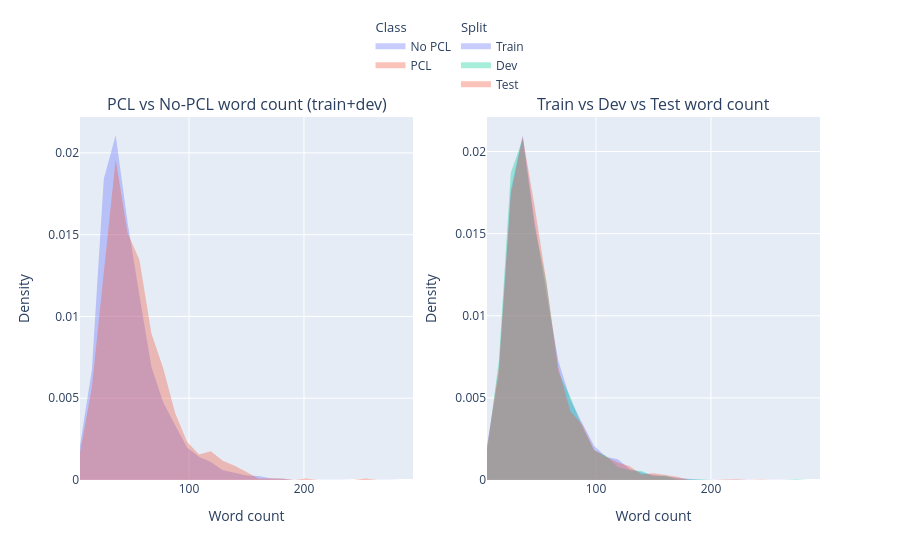

Notebook code cell kept with this figure:
### Code cell
def plot_token_count_histograms(train_df, dev_df, test_df):
    train_df = train_df.copy()
    dev_df   = dev_df.copy()
    test_df  = test_df.copy()

    train_df["word_count"] = train_df["text"].str.split().str.len()
    dev_df["word_count"]   = dev_df["text"].str.split().str.len()
    test_df["word_count"]  = test_df["text"].str.split().str.len()

    train_pcl    = train_df[train_df["binary_label"] == 1]["word_count"].values
    train_no_pcl = train_df[train_df["binary_label"] == 0]["word_count"].values
    dev_pcl      = dev_df[dev_df["binary_label"] == 1]["word_count"].values
    dev_no_pcl   = dev_df[dev_df["binary_label"] == 0]["word_count"].values

    bins = np.linspace(0, 300, 30)

    def hist_vals(data, bins):
        counts, edges = np.histogram(data, bins=bins, density=True)
        x = (edges[:-1] + edges[1:]) / 2
        return x, counts

    c_pcl,    h_pcl    = hist_vals(np.concatenate([train_pcl, dev_pcl]), bins)
    c_no_pcl, h_no_pcl = hist_vals(np.concatenate([train_no_pcl, dev_no_pcl]), bins)
    c_train_all,    h_train_all    = hist_vals(np.concatenate([train_pcl, train_no_pcl]), bins)
    c_dev_all,      h_dev_all      = hist_vals(np.concatenate([dev_pcl,   dev_no_pcl]),   bins)
    c_test_all,     h_test_all     = hist_vals(test_df["word_count"].values, bins)

    fig = make_subplots(rows=1, cols=2, subplot_titles=[
        "PCL vs No-PCL word count (train+dev)",
        "Train vs Dev vs Test word count"
    ])

    # Panel 1
    fig.add_trace(go.Scatter(x=c_no_pcl, y=h_no_pcl, name="No PCL",
                             mode="none", fill="tozeroy",
                             fillcolor="rgba(99,110,250,0.35)",
                             legendgroup="panel1", legendgrouptitle_text="Class"),
                  row=1, col=1)
    fig.add_trace(go.Scatter(x=c_pcl,    y=h_pcl,    name="PCL",
                             mode="none", fill="tozeroy",
                             fillcolor="rgba(239,85,59,0.35)",
                             legendgroup="panel1"),
                  row=1, col=1)

    # Panel 2
    fig.add_trace(go.Scatter(x=c_train_all, y=h_train_all, name="Train",
                             mode="none", fill="tozeroy",
                             fillcolor="rgba(99,110,250,0.35)",
                             legendgroup="panel2", legendgrouptitle_text="Split"),
                  row=1, col=2)
    fig.add_trace(go.Scatter(x=c_dev_all,   y=h_dev_all,   name="Dev",
                             mode="none", fill="tozeroy",
                             fillcolor="rgba(0,204,150,0.35)",
                             legendgroup="panel2"),
                  row=1, col=2)
    fig.add_trace(go.Scatter(x=c_test_all,  y=h_test_all,  name="Test",
                             mode="none", fill="tozeroy",
                             fillcolor="rgba(239,85,59,0.35)",
                             legendgroup="panel2"),
                  row=1, col=2)


    fig.update_layout(
        barmode="overlay",
        legend=dict(orientation="h", yanchor="bottom", y=1.05, xanchor="center", x=0.5),
    )
    fig.update_xaxes(title_text="Word count")
    fig.update_yaxes(title_text="Density", row=1, col=1)
    fig.update_yaxes(title_text="Density", row=1, col=2)

    fig.show()


plot_token_count_histograms(train_df, dev_df, test_df)

### Figure 1 — Plotly figure (JSON) as saved in the notebook; plotly's stock layout.template omitted (floating-point values rounded to 4 significant figures)
{"data": [{"fill": "tozeroy", "fillcolor": "rgba(99,110,250,0.35)", "legendgroup": "panel1", "legendgrouptitle": {"text": "Class"}, "mode": "none", "name": "No PCL", "type": "scatter", "x": [5.172, 15.52, 25.86, 36.21, 46.55, 56.9, 67.24, 77.59, 87.93, 98.28, 108.6, 119.0, 129.3, 139.7, 150.0, 160.3, 170.7, 181.0, 191.4, 201.7, 212.1, 222.4, 232.8, 243.1, 253.4, 263.8, 274.1, 284.5, 294.8], "xaxis": "x", "y": [0.002092, 0.006746, 0.01841, 0.02108, 0.01574, 0.01127, 0.00693, 0.004735, 0.003347, 0.00199, 0.001419, 0.001102, 0.0006021, 0.0004388, 0.0002755, 0.0002449, 0.0001021, 7.144e-05, 2.041e-05, 0.0, 1.021e-05, 1.021e-05, 1.021e-05, 0.0, 0.0, 1.021e-05, 1.021e-05, 0.0, 0.0], "yaxis": "y"}, {"fill": "tozeroy", "fillcolor": "rgba(239,85,59,0.35)", "legendgroup": "panel1", "mode": "none", "name": "PCL", "type": "scatter", "x": [5.172, 15.52, 25.86, 36.21, 46.55, 56.9, 67.24, 77.59, 87.93, 98.28, 108.6, 119.0, 129.3, 139.7, 150.0, 160.3, 170.7, 181.0, 191.4, 201.7, 212.1, 222.4, 232.8, 243.1, 253.4, 263.8, 274.1, 284.5, 294.8], "xaxis": "x", "y": [0.001657, 0.005652, 0.01267, 0.01959, 0.0151, 0.01345, 0.008965, 0.006821, 0.004093, 0.002339, 0.001559, 0.001754, 0.001169, 0.000877, 0.0004872, 9.745e-05, 9.745e-05, 9.745e-05, 0.0, 9.745e-05, 0.0, 0.0, 0.0, 0.0, 9.745e-05, 0.0, 0.0, 0.0, 0.0], "yaxis": "y"}, {"fill": "tozeroy", "fillcolor": "rgba(99,110,250,0.35)", "legendgroup": "panel2", "legendgrouptitle": {"text": "Split"}, "mode": "none", "name": "Train", "type": "scatter", "x": [5.172, 15.52, 25.86, 36.21, 46.55, 56.9, 67.24, 77.59, 87.93, 98.28, 108.6, 119.0, 129.3, 139.7, 150.0, 160.3, 170.7, 181.0, 191.4, 201.7, 212.1, 222.4, 232.8, 243.1, 253.4, 263.8, 274.1, 284.5, 294.8], "xaxis": "x2", "y": [0.002125, 0.006478, 0.01766, 0.02099, 0.01575, 0.01134, 0.007264, 0.004896, 0.003464, 0.002079, 0.00142, 0.001259, 0.0006698, 0.0004619, 0.0003118, 0.0002194, 0.0001155, 8.083e-05, 1.155e-05, 1.155e-05, 1.155e-05, 1.155e-05, 1.155e-05, 0.0, 1.155e-05, 1.155e-05, 0.0, 0.0, 0.0], "yaxis": "y2"}, {"fill": "tozeroy", "fillcolor": "rgba(0,204,150,0.35)", "legendgroup": "panel2", "mode": "none", "name": "Dev", "type": "scatter", "x": [5.172, 15.52, 25.86, 36.21, 46.55, 56.9, 67.24, 77.59, 87.93, 98.28, 108.6, 119.0, 129.3, 139.7, 150.0, 160.3, 170.7, 181.0, 191.4, 201.7, 212.1, 222.4, 232.8, 243.1, 253.4, 263.8, 274.1, 284.5, 294.8], "xaxis": "x2", "y": [0.001755, 0.007297, 0.01871, 0.02074, 0.01538, 0.01201, 0.006558, 0.00508, 0.003233, 0.001801, 0.001478, 0.0007852, 0.0006004, 0.0005542, 0.0002309, 0.0002771, 4.619e-05, 4.619e-05, 4.619e-05, 0.0, 0.0, 0.0, 0.0, 0.0, 0.0, 0.0, 4.619e-05, 0.0, 0.0], "yaxis": "y2"}, {"fill": "tozeroy", "fillcolor": "rgba(239,85,59,0.35)", "legendgroup": "panel2", "mode": "none", "name": "Test", "type": "scatter", "x": [5.172, 15.52, 25.86, 36.21, 46.55, 56.9, 67.24, 77.59, 87.93, 98.28, 108.6, 119.0, 129.3, 139.7, 150.0, 160.3, 170.7, 181.0, 191.4, 201.7, 212.1, 222.4, 232.8, 243.1, 253.4, 263.8, 274.1, 284.5, 294.8], "xaxis": "x2", "y": [0.001919, 0.006867, 0.01737, 0.0209, 0.01669, 0.01204, 0.006816, 0.004191, 0.003383, 0.001843, 0.001414, 0.00106, 0.0008331, 0.0003282, 0.0004039, 0.000303, 0.000202, 0.0, 0.0, 0.0, 2.525e-05, 5.049e-05, 0.0, 2.525e-05, 0.0, 0.0, 0.0, 0.0, 0.0], "yaxis": "y2"}], "layout": {"annotations": [{"font": {"size": 16}, "showarrow": false, "text": "PCL vs No-PCL word count (train+dev)", "x": 0.225, "xanchor": "center", "xref": "paper", "y": 1, "yanchor": "bottom", "yref": "paper"}, {"font": {"size": 16}, "showarrow": false, "text": "Train vs Dev vs Test word count", "x": 0.775, "xanchor": "center", "xref": "paper", "y": 1, "yanchor": "bottom", "yref": "paper"}], "barmode": "overlay", "legend": {"orientation": "h", "x": 0.5, "xanchor": "center", "y": 1.05, "yanchor": "bottom"}, "xaxis": {"anchor": "y", "domain": [0, 0.45], "title": {"text": "Word count"}}, "xaxis2": {"anchor": "y2", "domain": [0.55, 1], "title": {"text": "Word count"}}, "yaxis": {"anchor": "x", "domain": [0, 1], "title": {"text": "Density"}}, "yaxis2": {"anchor": "x2", "domain": [0, 1], "title": {"text": "Density"}}}}
